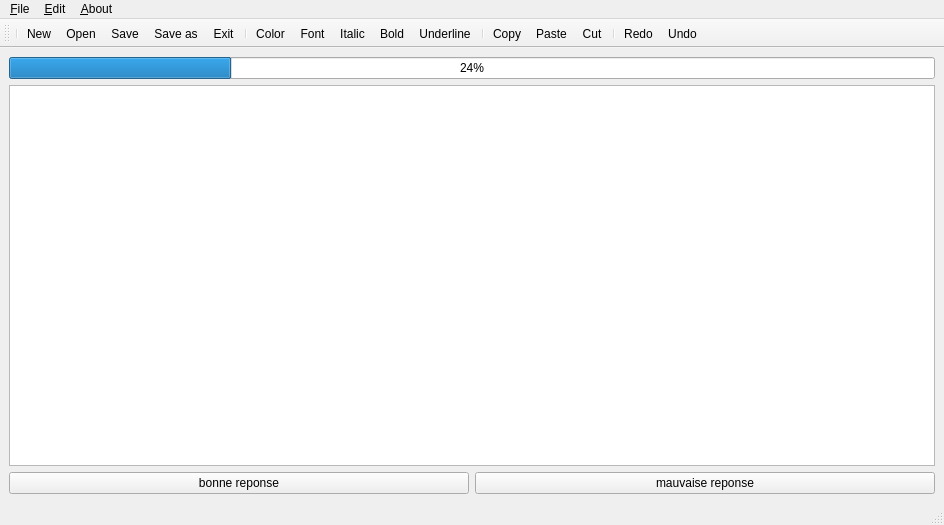
<?xml version="1.0" encoding="UTF-8"?>
<ui version="4.0">
 <class>Notepad</class>
 <widget class="QMainWindow" name="Notepad">
  <property name="geometry">
   <rect>
    <x>0</x>
    <y>0</y>
    <width>944</width>
    <height>525</height>
   </rect>
  </property>
  <property name="windowTitle">
   <string>Notepad</string>
  </property>
  <widget class="QWidget" name="centralwidget">
   <layout class="QGridLayout" name="gridLayout">
    <item row="0" column="0" colspan="2">
     <widget class="QProgressBar" name="progressBar">
      <property name="value">
       <number>24</number>
      </property>
     </widget>
    </item>
    <item row="1" column="0" colspan="2">
     <widget class="QTextEdit" name="textEdit">
      <property name="html">
       <string>&lt;!DOCTYPE HTML PUBLIC &quot;-//W3C//DTD HTML 4.0//EN&quot; &quot;http://www.w3.org/TR/REC-html40/strict.dtd&quot;&gt;
&lt;html&gt;&lt;head&gt;&lt;meta name=&quot;qrichtext&quot; content=&quot;1&quot; /&gt;&lt;meta charset=&quot;utf-8&quot; /&gt;&lt;style type=&quot;text/css&quot;&gt;
p, li { white-space: pre-wrap; }
hr { height: 1px; border-width: 0; }
&lt;/style&gt;&lt;/head&gt;&lt;body style=&quot; font-family:'Segoe UI'; font-size:9pt; font-weight:400; font-style:normal;&quot;&gt;
&lt;p style=&quot;-qt-paragraph-type:empty; margin-top:0px; margin-bottom:0px; margin-left:0px; margin-right:0px; -qt-block-indent:0; text-indent:0px;&quot;&gt;&lt;br /&gt;&lt;/p&gt;&lt;/body&gt;&lt;/html&gt;</string>
      </property>
     </widget>
    </item>
    <item row="2" column="0">
     <widget class="QPushButton" name="pushButton">
      <property name="text">
       <string>bonne reponse</string>
      </property>
     </widget>
    </item>
    <item row="2" column="1">
     <widget class="QPushButton" name="pushButton_2">
      <property name="text">
       <string>mauvaise reponse</string>
      </property>
     </widget>
    </item>
   </layout>
  </widget>
  <widget class="QMenuBar" name="menubar">
   <property name="geometry">
    <rect>
     <x>0</x>
     <y>0</y>
     <width>944</width>
     <height>22</height>
    </rect>
   </property>
   <widget class="QMenu" name="menuFile">
    <property name="title">
     <string>&amp;File</string>
    </property>
   </widget>
   <widget class="QMenu" name="menuEdit">
    <property name="title">
     <string>&amp;Edit</string>
    </property>
    <addaction name="separator"/>
    <addaction name="separator"/>
    <addaction name="separator"/>
   </widget>
   <widget class="QMenu" name="menuEdit_2">
    <property name="title">
     <string>&amp;About</string>
    </property>
    <addaction name="actionmessageBox"/>
   </widget>
   <addaction name="menuFile"/>
   <addaction name="menuEdit"/>
   <addaction name="menuEdit_2"/>
  </widget>
  <widget class="QStatusBar" name="statusbar"/>
  <widget class="QToolBar" name="toolBar">
   <property name="windowTitle">
    <string>toolBar</string>
   </property>
   <attribute name="toolBarArea">
    <enum>TopToolBarArea</enum>
   </attribute>
   <attribute name="toolBarBreak">
    <bool>false</bool>
   </attribute>
   <addaction name="separator"/>
   <addaction name="actionNew"/>
   <addaction name="actionOpen"/>
   <addaction name="actionSave"/>
   <addaction name="actionSave_as"/>
   <addaction name="actionExit"/>
   <addaction name="separator"/>
   <addaction name="actionColor"/>
   <addaction name="actionFont"/>
   <addaction name="actionItalic"/>
   <addaction name="actionBold"/>
   <addaction name="actionUnderline"/>
   <addaction name="separator"/>
   <addaction name="actionCopy"/>
   <addaction name="actionPaste"/>
   <addaction name="actionCut"/>
   <addaction name="separator"/>
   <addaction name="actionRedo"/>
   <addaction name="actionUndo"/>
  </widget>
  <action name="actionNew">
   <property name="icon">
    <iconset resource="Notepad.qrc">
     <normaloff>:/new/prefix1/images/new.png</normaloff>:/new/prefix1/images/new.png</iconset>
   </property>
   <property name="text">
    <string>New</string>
   </property>
   <property name="shortcut">
    <string>Ctrl+N</string>
   </property>
  </action>
  <action name="actionOpen">
   <property name="icon">
    <iconset resource="Notepad.qrc">
     <normaloff>:/new/prefix1/images/open.png</normaloff>:/new/prefix1/images/open.png</iconset>
   </property>
   <property name="text">
    <string>Open</string>
   </property>
   <property name="shortcut">
    <string>Ctrl+O</string>
   </property>
  </action>
  <action name="actionSave">
   <property name="icon">
    <iconset resource="Notepad.qrc">
     <normaloff>:/new/prefix1/images/save.png</normaloff>:/new/prefix1/images/save.png</iconset>
   </property>
   <property name="text">
    <string>Save</string>
   </property>
   <property name="shortcut">
    <string>Ctrl+S</string>
   </property>
  </action>
  <action name="actionSave_as">
   <property name="icon">
    <iconset resource="Notepad.qrc">
     <normaloff>:/new/prefix1/images/save_as.png</normaloff>:/new/prefix1/images/save_as.png</iconset>
   </property>
   <property name="text">
    <string>Save as</string>
   </property>
  </action>
  <action name="actionExit">
   <property name="icon">
    <iconset resource="Notepad.qrc">
     <normaloff>:/new/prefix1/images/exit.png</normaloff>:/new/prefix1/images/exit.png</iconset>
   </property>
   <property name="text">
    <string>Exit</string>
   </property>
   <property name="shortcut">
    <string>Ctrl+E</string>
   </property>
  </action>
  <action name="actionColor">
   <property name="icon">
    <iconset resource="Notepad.qrc">
     <normaloff>:/new/prefix1/images/pencil.png</normaloff>:/new/prefix1/images/pencil.png</iconset>
   </property>
   <property name="text">
    <string>Color</string>
   </property>
  </action>
  <action name="actionFont">
   <property name="icon">
    <iconset resource="Notepad.qrc">
     <normaloff>:/new/prefix1/images/font.png</normaloff>:/new/prefix1/images/font.png</iconset>
   </property>
   <property name="text">
    <string>Font</string>
   </property>
  </action>
  <action name="actionCopy">
   <property name="icon">
    <iconset resource="Notepad.qrc">
     <normaloff>:/new/prefix1/images/copy.png</normaloff>:/new/prefix1/images/copy.png</iconset>
   </property>
   <property name="text">
    <string>Copy</string>
   </property>
   <property name="shortcut">
    <string>Ctrl+C</string>
   </property>
  </action>
  <action name="actionCut">
   <property name="icon">
    <iconset resource="Notepad.qrc">
     <normaloff>:/new/prefix1/images/cut.png</normaloff>:/new/prefix1/images/cut.png</iconset>
   </property>
   <property name="text">
    <string>Cut</string>
   </property>
   <property name="shortcut">
    <string>Ctrl+X</string>
   </property>
  </action>
  <action name="actionPaste">
   <property name="icon">
    <iconset resource="Notepad.qrc">
     <normaloff>:/new/prefix1/images/paste.png</normaloff>:/new/prefix1/images/paste.png</iconset>
   </property>
   <property name="text">
    <string>Paste</string>
   </property>
   <property name="shortcut">
    <string>Ctrl+V</string>
   </property>
  </action>
  <action name="actionUndo">
   <property name="icon">
    <iconset resource="Notepad.qrc">
     <normaloff>:/new/prefix1/images/edit_undo.png</normaloff>:/new/prefix1/images/edit_undo.png</iconset>
   </property>
   <property name="text">
    <string>Undo</string>
   </property>
  </action>
  <action name="actionRedo">
   <property name="icon">
    <iconset resource="Notepad.qrc">
     <normaloff>:/new/prefix1/images/edit_redo.png</normaloff>:/new/prefix1/images/edit_redo.png</iconset>
   </property>
   <property name="text">
    <string>Redo</string>
   </property>
  </action>
  <action name="actionItalic">
   <property name="checkable">
    <bool>true</bool>
   </property>
   <property name="icon">
    <iconset resource="Notepad.qrc">
     <normaloff>:/new/prefix1/images/italic.png</normaloff>:/new/prefix1/images/italic.png</iconset>
   </property>
   <property name="text">
    <string>Italic</string>
   </property>
   <property name="shortcut">
    <string>Ctrl+I</string>
   </property>
  </action>
  <action name="actionBold">
   <property name="checkable">
    <bool>true</bool>
   </property>
   <property name="icon">
    <iconset resource="Notepad.qrc">
     <normaloff>:/new/prefix1/images/bold.png</normaloff>:/new/prefix1/images/bold.png</iconset>
   </property>
   <property name="text">
    <string>Bold</string>
   </property>
   <property name="shortcut">
    <string>Ctrl+B</string>
   </property>
  </action>
  <action name="actionmessageBox">
   <property name="text">
    <string>messageBox</string>
   </property>
  </action>
  <action name="actionProgress_Bar">
   <property name="text">
    <string>Progress Bar</string>
   </property>
  </action>
  <action name="actionUnderline">
   <property name="checkable">
    <bool>true</bool>
   </property>
   <property name="icon">
    <iconset resource="Notepad.qrc">
     <normaloff>:/new/prefix1/images/underline.png</normaloff>:/new/prefix1/images/underline.png</iconset>
   </property>
   <property name="text">
    <string>Underline</string>
   </property>
   <property name="shortcut">
    <string>Ctrl+U</string>
   </property>
  </action>
 </widget>
 <resources>
  <include location="Notepad.qrc"/>
 </resources>
 <connections/>
</ui>
